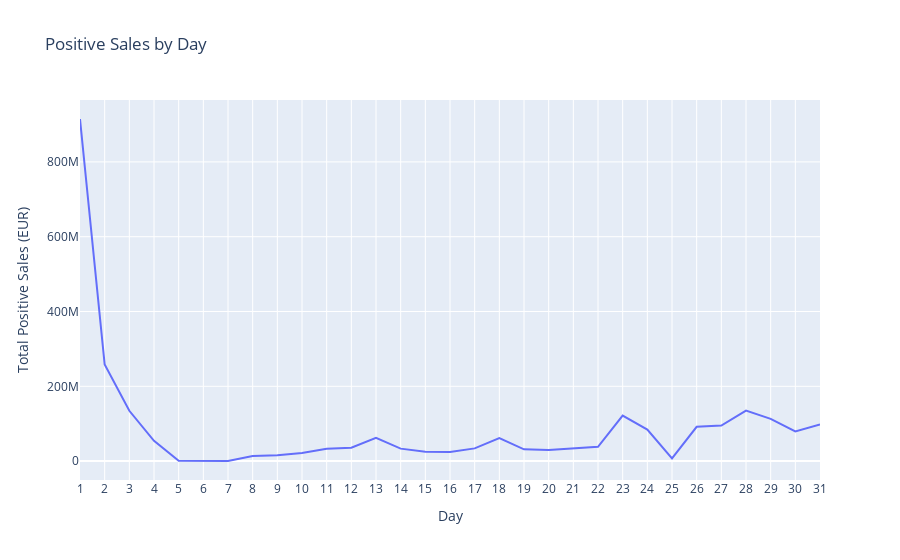

Notebook source saved alongside this figure:
### Markdown cell above
<span style="background-color:#235987; padding:5px; border-radius:5px;">**Remarks**</span> <a id='sales-data'></a>

**Nevative vs Positive Sales Values**

- (*Outlier*) **November 2018** was a month of few activity, with the lowest overall positive sales and negative sales close to non.

- **September 2019** is a peak in positive sales, that is followed by a peak in negative sales, in **October 2019** - which might come has a consequence of the high sales in the previous month. 

- **January 2020** is not only the month with highest negative values, but it is also a month categorized by the bellow average positive sales, which is likely evidence of a outside event's affect in the sales behavior.

- (*Outlier*) **January 2021** is a month marked by a abrupt change in sales behavior, it is also a month of few activity, with one of the lowest sales value, by far.

- **September 2021** is a month that peaks in both negative and positive sales values - this kind of situation can be taken as a proportional increase in positive and negative (absolute) sales.

### Code cell
positive_sales['Day'] = positive_sales['DATE'].dt.day
grouped_positive_sales_day = positive_sales.groupby('Day')['Sales_EUR'].sum().reset_index()

grouped_positive_sales_day['Day'] = grouped_positive_sales_day['Day'].astype(str)

plot_sales(grouped_positive_sales_day, 'Day', 'Sales_EUR', 'Positive Sales by Day', 'Day', 'Total Positive Sales (EUR)')

### Figure 1 — Plotly figure (JSON) as saved in the notebook; plotly's stock layout.template omitted (floating-point values rounded to 4 significant figures)
{"data": [{"hovertemplate": "Day=%{x}<br>Total Positive Sales (EUR)=%{y}<extra></extra>", "legendgroup": "", "line": {"color": "#636efa", "dash": "solid"}, "marker": {"symbol": "circle"}, "mode": "lines", "name": "", "orientation": "v", "showlegend": false, "type": "scatter", "x": ["1", "2", "3", "4", "5", "6", "7", "8", "9", "10", "11", "12", "13", "14", "15", "16", "17", "18", "19", "20", "21", "22", "23", "24", "25", "26", "27", "28", "29", "30", "31"], "xaxis": "x", "y": [914700000.0, 258300000.0, 134500000.0, 54230000.0, 678300.0, 497500.0, 276043, 13580000.0, 15880000.0, 21430000.0, 33070000.0, 35670000.0, 62420000.0, 33320000.0, 24850000.0, 24200000.0, 33980000.0, 61530000.0, 31550000.0, 29450000.0, 33630000.0, 38150000.0, 121800000.0, 84350000.0, 7151000.0, 91780000.0, 95090000.0, 135100000.0, 112900000.0, 79470000.0, 97970000.0], "yaxis": "y"}], "layout": {"legend": {"tracegroupgap": 0}, "title": {"text": "Positive Sales by Day"}, "xaxis": {"anchor": "y", "domain": [0, 1], "title": {"text": "Day"}}, "yaxis": {"anchor": "x", "domain": [0, 1], "title": {"text": "Total Positive Sales (EUR)"}}}}
